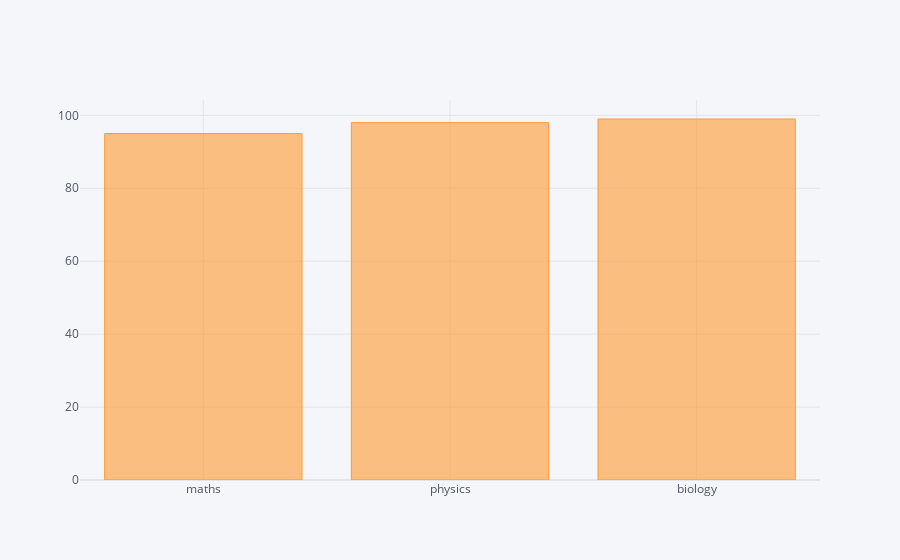

Notebook code cell kept with this figure:
### Code cell
data.iplot(kind='bar',x='category',y='marks')

### Figure 1 — Plotly figure (JSON) as saved in the notebook; plotly's stock layout.template omitted (floating-point values rounded to 4 significant figures)
{"data": [{"marker": {"color": "rgba(255, 153, 51, 0.6)", "line": {"color": "rgba(255, 153, 51, 1.0)", "width": 1}}, "name": "marks", "orientation": "v", "text": "", "type": "bar", "x": ["maths", "physics", "biology"], "y": [95, 98, 99]}], "layout": {"legend": {"bgcolor": "#F5F6F9", "font": {"color": "#4D5663"}}, "paper_bgcolor": "#F5F6F9", "plot_bgcolor": "#F5F6F9", "title": {"font": {"color": "#4D5663"}}, "xaxis": {"gridcolor": "#E1E5ED", "showgrid": true, "tickfont": {"color": "#4D5663"}, "title": {"font": {"color": "#4D5663"}, "text": ""}, "zerolinecolor": "#E1E5ED"}, "yaxis": {"gridcolor": "#E1E5ED", "showgrid": true, "tickfont": {"color": "#4D5663"}, "title": {"font": {"color": "#4D5663"}, "text": ""}, "zerolinecolor": "#E1E5ED"}}}
